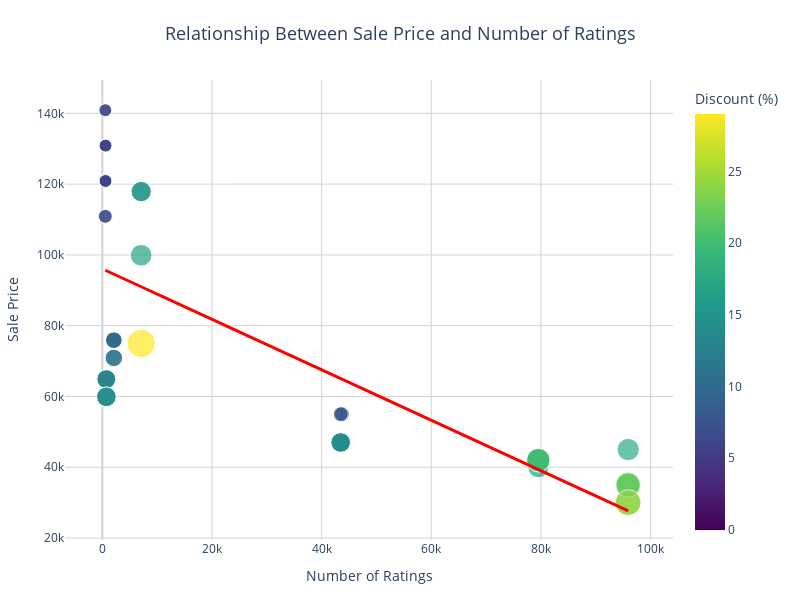

Notebook source saved alongside this figure:
### Code cell
#Relationship Between Sale Price and Number of Ratings
figure = px.scatter(
    data_frame=data, 
    x="Number Of Ratings", 
    y="Sale Price", 
    size="Discount Percentage", 
    trendline="ols",
    title="Relationship Between Sale Price and Number of Ratings",
    labels={"Number Of Ratings": "Number of Ratings", 
            "Sale Price": "Sale Price ", 
            "Discount Percentage": "Discount (%)"},
    height=600,
    width=800,
    opacity=0.7,  # Make points slightly transparent
    color="Discount Percentage",  # Color by discount percentage
    color_continuous_scale="Viridis",  # Use a nice color scale
)

# Enhance the layout
figure.update_layout(
    title_x=0.5,  # Center the title
    title_font=dict(size=18),  # Larger title font
    plot_bgcolor='white',  # White background
    margin=dict(l=60, r=40, t=80, b=60),  # Add more margin space
    
    # Improve the legend
    legend_title_text="Discount Percentage",
    
    # Improve the axes
    xaxis=dict(
        title_font=dict(size=14),
        tickfont=dict(size=12),
        showgrid=True,
        gridcolor='lightgrey',
        zeroline=True,
        zerolinecolor='lightgrey',
    ),
    yaxis=dict(
        title_font=dict(size=14),
        tickfont=dict(size=12),
        showgrid=True,
        gridcolor='lightgrey',
        zeroline=True,
        zerolinecolor='lightgrey',
    )
)

# Make the trendline more visible
figure.update_traces(
    selector=dict(mode='lines'),  # Select only the trendline
    line=dict(width=3, color='red'),  # Make it thicker and red
)

figure.show()

### Figure 1 — Plotly figure (JSON) as saved in the notebook; plotly's stock layout.template omitted (floating-point values rounded to 4 significant figures)
{"data": [{"hovertemplate": "Number of Ratings=%{x}<br>Sale Price =%{y}<br>Discount (%)=%{marker.color}<extra></extra>", "legendgroup": "", "marker": {"color": [0, 0, 0, 0, 0, 0, 0, 0, 0, 20, 16, 20, 20, 20, 0, 0, 0, 0, 29, 15, 0, 15, 17, 18, 6, 6, 13, 6, 14, 10, 7, 6, 6, 13, 13, 10, 10, 6, 14, 6, 10, 6, 11, 11, 10, 14, 7, 6, 6, 6, 8, 8, 24, 22, 22, 22, 8, 24, 14, 14, 14, 14], "coloraxis": "coloraxis", "opacity": 0.7, "size": [0, 0, 0, 0, 0, 0, 0, 0, 0, 20, 16, 20, 20, 20, 0, 0, 0, 0, 29, 15, 0, 15, 17, 18, 6, 6, 13, 6, 14, 10, 7, 6, 6, 13, 13, 10, 10, 6, 14, 6, 10, 6, 11, 11, 10, 14, 7, 6, 6, 6, 8, 8, 24, 22, 22, 22, 8, 24, 14, 14, 14, 14], "sizemode": "area", "sizeref": 0.0725, "symbol": "circle"}, "mode": "markers", "name": "", "orientation": "v", "showlegend": false, "type": "scatter", "x": [3431, 3431, 3431, 11202, 11202, 3431, 3431, 11202, 1454, 79512, 79512, 79582, 79512, 79512, 1078, 1078, 1078, 1078, 7088, 7088, 1078, 7088, 7081, 95909, 542, 580, 740, 545, 740, 2101, 545, 580, 580, 730, 730, 2101, 2101, 580, 740, 580, 2092, 545, 2101, 2092, 2101, 740, 545, 580, 580, 580, 43707, 43707, 95807, 95909, 95807, 95909, 43470, 95909, 43470, 43470, 43470, 43470], "xaxis": "x", "y": [49900, 84900, 84900, 77000, 77000, 49900, 49900, 77000, 89900, 41999, 39999, 41999, 41999, 41999, 131900, 117100, 131900, 117100, 74999, 117900, 117100, 117900, 99900, 44999, 140900, 130900, 64900, 120900, 59900, 75900, 110900, 130900, 120900, 64900, 64900, 75900, 75900, 120900, 59900, 120900, 75900, 140900, 70900, 70900, 75900, 59900, 110900, 120900, 130900, 130900, 54999, 54999, 29999, 34999, 34999, 34999, 54999, 29999, 46999, 46999, 46999, 46999], "yaxis": "y"}, {"hovertemplate": "<b>OLS trendline</b><br>Sale Price = -0.712783 * Number Of Ratings + 96054.8<br>R<sup>2</sup>=0.492139<br><br>Number of Ratings=%{x}<br>Sale Price =%{y} <b>(trend)</b><extra></extra>", "legendgroup": "", "line": {"color": "red", "width": 3}, "marker": {"symbol": "circle"}, "mode": "lines", "name": "", "showlegend": false, "type": "scatter", "x": [542, 545, 545, 545, 545, 580, 580, 580, 580, 580, 580, 580, 580, 730, 730, 740, 740, 740, 740, 1078, 1078, 1078, 1078, 1078, 1454, 2092, 2092, 2101, 2101, 2101, 2101, 2101, 3431, 3431, 3431, 3431, 3431, 7081, 7088, 7088, 7088, 11202, 11202, 11202, 43470, 43470, 43470, 43470, 43470, 43707, 43707, 79512, 79512, 79512, 79512, 79582, 95807, 95807, 95909, 95909, 95909, 95909], "xaxis": "x", "y": [95670.0, 95670.0, 95670.0, 95670.0, 95670.0, 95640.0, 95640.0, 95640.0, 95640.0, 95640.0, 95640.0, 95640.0, 95640.0, 95530.0, 95530.0, 95530.0, 95530.0, 95530.0, 95530.0, 95290.0, 95290.0, 95290.0, 95290.0, 95290.0, 95020.0, 94560.0, 94560.0, 94560.0, 94560.0, 94560.0, 94560.0, 94560.0, 93610.0, 93610.0, 93610.0, 93610.0, 93610.0, 91010.0, 91000.0, 91000.0, 91000.0, 88070.0, 88070.0, 88070.0, 65070.0, 65070.0, 65070.0, 65070.0, 65070.0, 64900.0, 64900.0, 39380.0, 39380.0, 39380.0, 39380.0, 39330.0, 27770.0, 27770.0, 27690.0, 27690.0, 27690.0, 27690.0], "yaxis": "y"}], "layout": {"coloraxis": {"colorbar": {"title": {"text": "Discount (%)"}}, "colorscale": [[0, "#440154"], [0.1111, "#482878"], [0.2222, "#3e4989"], [0.3333, "#31688e"], [0.4444, "#26828e"], [0.5556, "#1f9e89"], [0.6667, "#35b779"], [0.7778, "#6ece58"], [0.8889, "#b5de2b"], [1, "#fde725"]]}, "height": 600, "legend": {"itemsizing": "constant", "title": {"text": "Discount Percentage"}, "tracegroupgap": 0}, "margin": {"b": 60, "l": 60, "r": 40, "t": 80}, "plot_bgcolor": "white", "title": {"font": {"size": 18}, "text": "Relationship Between Sale Price and Number of Ratings", "x": 0.5}, "width": 800, "xaxis": {"anchor": "y", "autorange": true, "domain": [0, 1], "gridcolor": "lightgrey", "range": [-6860.0, 104100.0], "showgrid": true, "tickfont": {"size": 12}, "title": {"font": {"size": 14}, "text": "Number of Ratings"}, "type": "linear", "zeroline": true, "zerolinecolor": "lightgrey"}, "yaxis": {"anchor": "x", "autorange": true, "domain": [0, 1], "gridcolor": "lightgrey", "range": [19430.0, 149400.0], "showgrid": true, "tickfont": {"size": 12}, "title": {"font": {"size": 14}, "text": "Sale Price "}, "type": "linear", "zeroline": true, "zerolinecolor": "lightgrey"}}}
